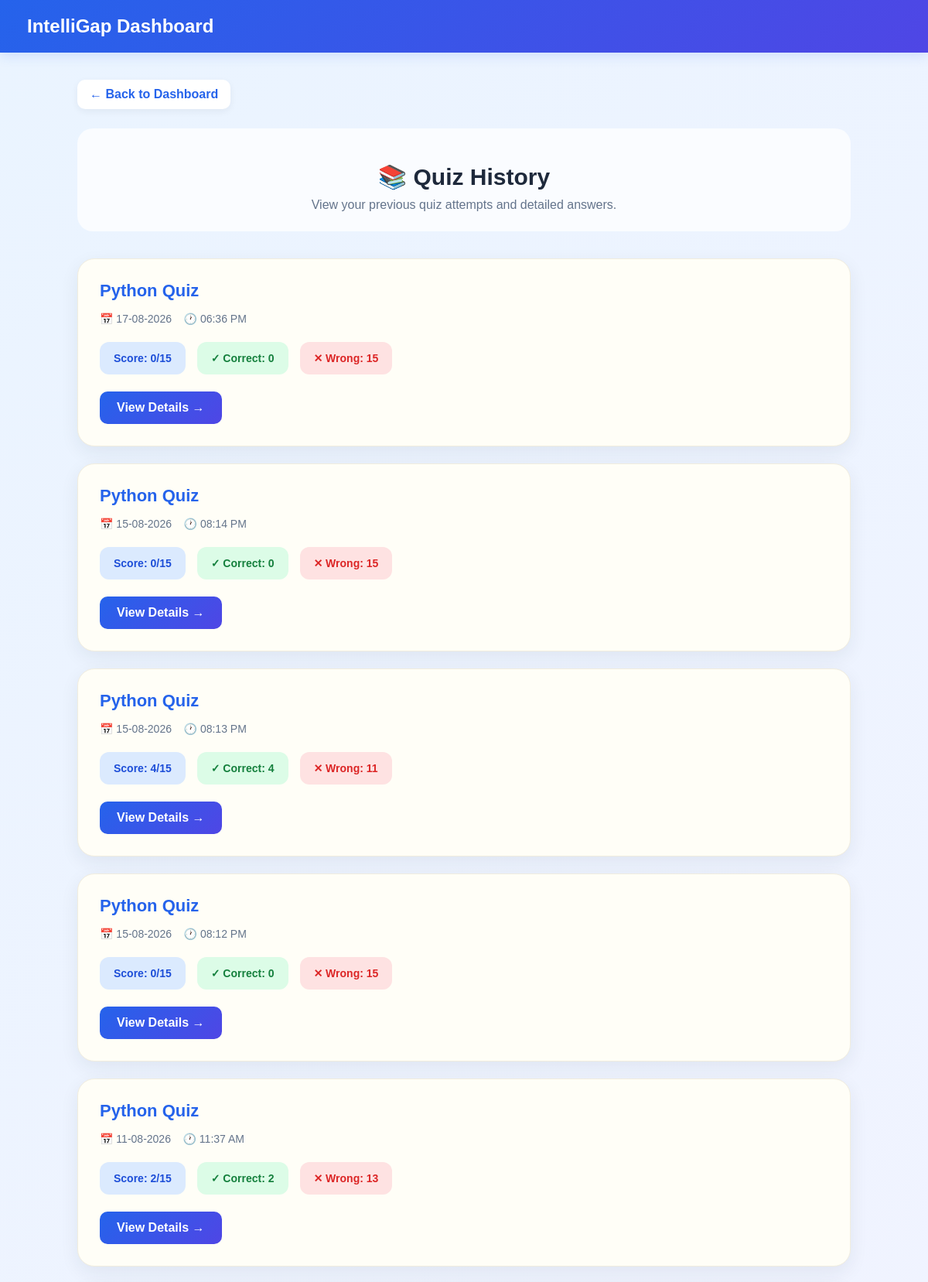
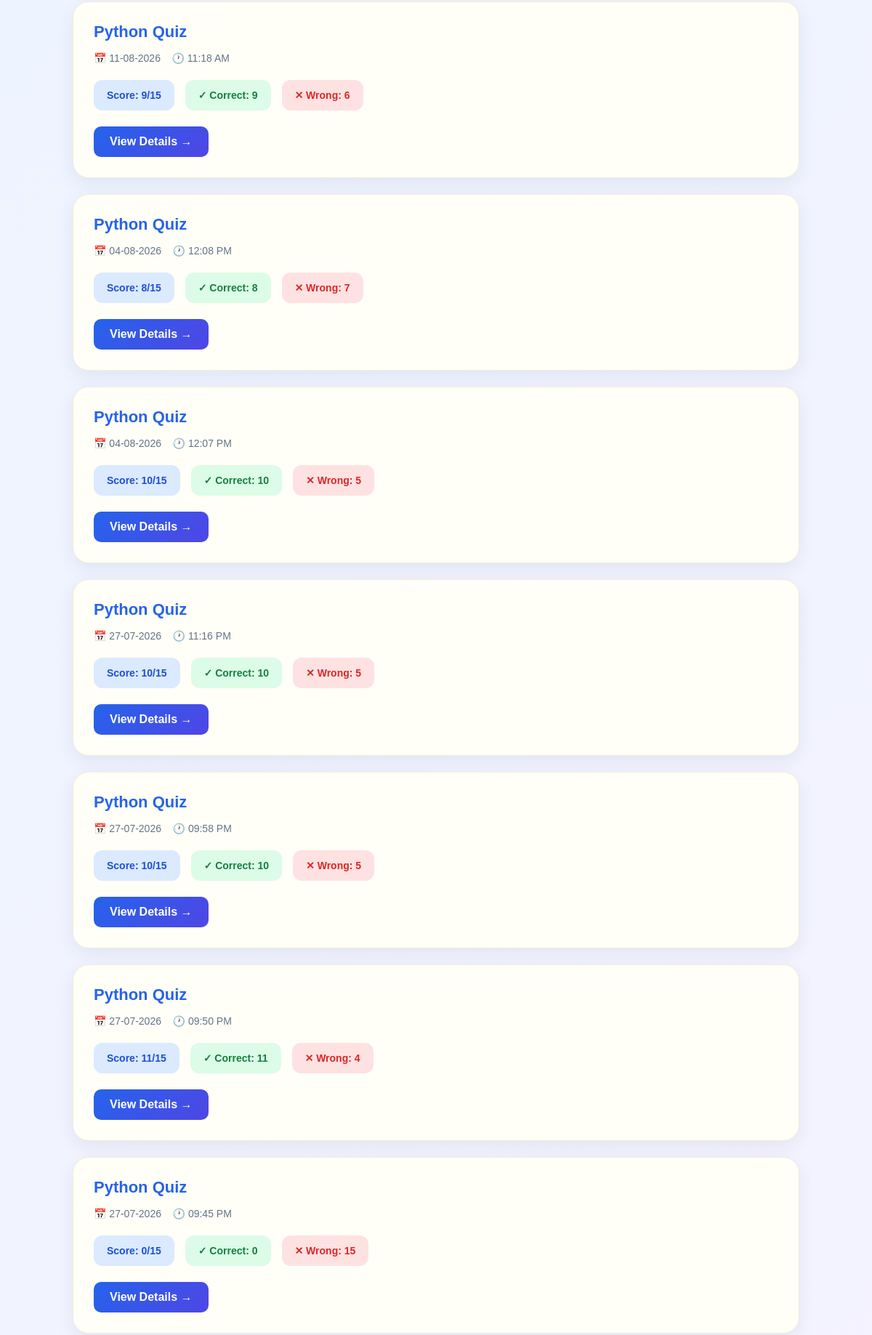
Screenshot of /history/ (signed in, upper part) with the database file from the repository (2 pictures, top to bottom).
### accounts/models.py (models this page shows, shortened)
class QuizResult(models.Model):
    student = models.ForeignKey(
        Student,
        on_delete=models.CASCADE
    )
    subject = models.CharField(max_length=50)
    score = models.IntegerField(default=0)
    total_questions = models.IntegerField(default=0)
    correct_answers = models.IntegerField(default=0)
    wrong_answers = models.IntegerField(default=0)
    created_at = models.DateTimeField(
        auto_now_add=True
    )

### accounts/views/history_views.py (the view)
def quiz_history(request):
    student_id = request.session.get("student_id")
    if not student_id:
        return redirect("/login/")
    try:
        student = Student.objects.get(
            id=student_id
        )
    except Student.DoesNotExist:
        request.session.flush()
        return redirect("/login/")
    history = QuizResult.objects.filter(
        student=student
    ).order_by("-created_at")
    return render(
        request,
        "accounts/quiz_history.html",
        {
            "history": history
        }
    )

### accounts/templates/accounts/quiz_history.html (shortened to what this page needs)
<!DOCTYPE html>
<html>
<head>
</head>
<body>
    <div class="navbar">
        <h2>IntelliGap Dashboard</h2>
    </div>
    <div class="container">
        <a href="{% url 'dashboard' %}" class="back-btn">
            ← Back to Dashboard
        </a>
        <div class="title">
            <h1>📚 Quiz History</h1>
            <p>
                View your previous quiz attempts and detailed answers.
            </p>
        </div>
        {% if history %}
            {% for result in history %}
                <div class="history-card">
                    <h2>
                        {{ result.subject }} Quiz
                    </h2>
                    <div class="date">
                        📅
                        {{ result.created_at|date:"d-m-Y" }}
                        &nbsp;&nbsp;
                        🕐
                        {{ result.created_at|date:"h:i A" }}
                    </div>
                    <div class="stats">
                        <div class="stat score">
                            Score:
                            {{ result.score }}/{{ result.total_questions }}
                        </div>
                        <div class="stat correct">
                            ✓ Correct:
                            {{ result.correct_answers }}
                        </div>
                        <div class="stat wrong">
                            ✕ Wrong:
                            {{ result.wrong_answers }}
                        </div>
                    </div>
                    <a
                        href="{% url 'quiz_history_detail' result.id %}"
                        class="details-btn"
                    >
                        View Details →
                    </a>
                </div>
            {% endfor %}
        {% endif %}
    </div>
</body>
</html>

### accounts/templates/accounts/quiz_history.html (style rules this page uses)
* { box-sizing: border-box; }
body { margin: 0; font-family: Arial, sans-serif; background: linear-gradient(135deg, #eaf4ff, #f5f3ff); color: #1e293b; }
.navbar { background: linear-gradient(135deg, #2563eb, #4f46e5); color: white; padding: 20px 35px; box-shadow: 0 4px 15px rgba(37, 99, 235, 0.15); }
.navbar h2 { margin: 0; font-size: 24px; font-weight: 700; }
.container { width: 90%; max-width: 1000px; margin: 35px auto; }
.title { text-align: center; margin-bottom: 35px; background: rgba(255, 255, 255, 0.75); padding: 25px; border-radius: 20px; }
.title h1 { color: #1e293b; margin-bottom: 10px; font-size: 30px; }
.title p { color: #64748b; font-size: 16px; margin: 0; }
.history-card { background: #fffef7; padding: 28px; margin-bottom: 22px; border-radius: 22px; border: 1px solid #f1eddf; box-shadow: 0 8px 25px rgba(30, 41, 59, 0.07); transition: transform 0.25s ease, box-shadow 0.25s ease; }
.history-card h2 { margin-top: 0; margin-bottom: 15px; color: #2563eb; font-size: 22px; }
.date { color: #64748b; margin-bottom: 22px; font-size: 14px; }
.stats { display: flex; gap: 15px; flex-wrap: wrap; margin-bottom: 22px; }
.stat { padding: 13px 18px; border-radius: 12px; font-weight: bold; font-size: 14px; }
.score { background: #dbeafe; color: #1d4ed8; }
.correct { background: #dcfce7; color: #15803d; }
.wrong { background: #fee2e2; color: #dc2626; }
.details-btn { display: inline-block; background: linear-gradient(135deg, #2563eb, #4f46e5); color: white; text-decoration: none; padding: 12px 22px; border-radius: 10px; font-weight: bold; transition: background 0.2s ease, transform 0.2s ease; }
.back-btn { display: inline-block; margin-bottom: 25px; color: #2563eb; text-decoration: none; font-weight: bold; padding: 10px 16px; background: white; border-radius: 10px; box-shadow: 0 3px 10px rgba(30, 41, 59, 0.06); }

### rows the page displays
QuizResult: subject "Python", created_at "17-08-2026", created_at "06:36 PM", score "0", total_questions "15", correct_answers "0", wrong_answers "15"
QuizResult: subject "Python", created_at "15-08-2026", created_at "08:14 PM", score "0", total_questions "15", correct_answers "0", wrong_answers "15"
QuizResult: subject "Python", created_at "15-08-2026", created_at "08:13 PM", score "4", total_questions "15", correct_answers "4", wrong_answers "11"
QuizResult: subject "Python", created_at "15-08-2026", created_at "08:12 PM", score "0", total_questions "15", correct_answers "0", wrong_answers "15"
QuizResult: subject "Python", created_at "11-08-2026", created_at "11:37 AM", score "2", total_questions "15", correct_answers "2", wrong_answers "13"
QuizResult: subject "Python", created_at "11-08-2026", created_at "11:18 AM", score "9", total_questions "15", correct_answers "9", wrong_answers "6"
QuizResult: subject "Python", created_at "04-08-2026", created_at "12:08 PM", score "8", total_questions "15", correct_answers "8", wrong_answers "7"
QuizResult: subject "Python", created_at "04-08-2026", created_at "12:07 PM", score "10", total_questions "15", correct_answers "10", wrong_answers "5"
QuizResult: subject "Python", created_at "27-07-2026", created_at "11:16 PM", score "10", total_questions "15", correct_answers "10", wrong_answers "5"
QuizResult: subject "Python", created_at "27-07-2026", created_at "09:58 PM", score "10", total_questions "15", correct_answers "10", wrong_answers "5"
QuizResult: subject "Python", created_at "27-07-2026", created_at "09:50 PM", score "11", total_questions "15", correct_answers "11", wrong_answers "4"
QuizResult: subject "Python", created_at "27-07-2026", created_at "09:45 PM", score "0", total_questions "15", correct_answers "0", wrong_answers "15"
